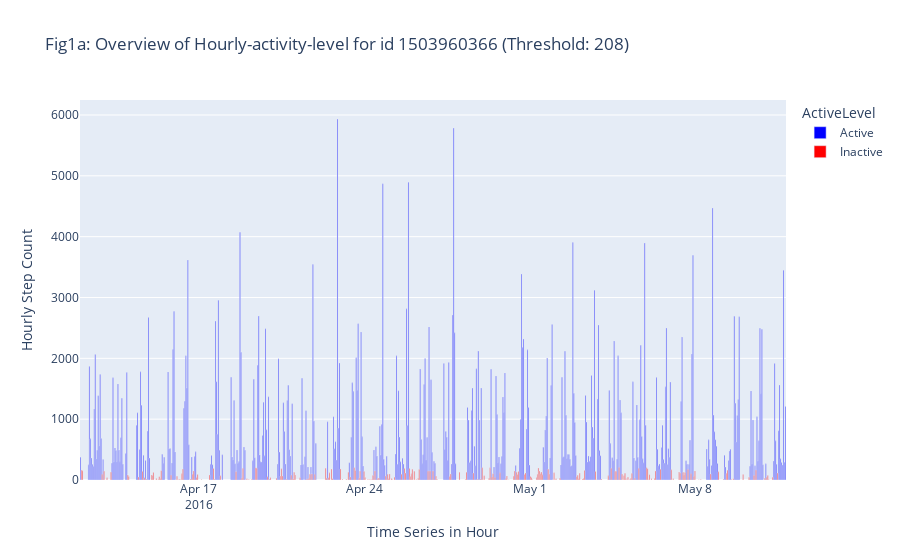
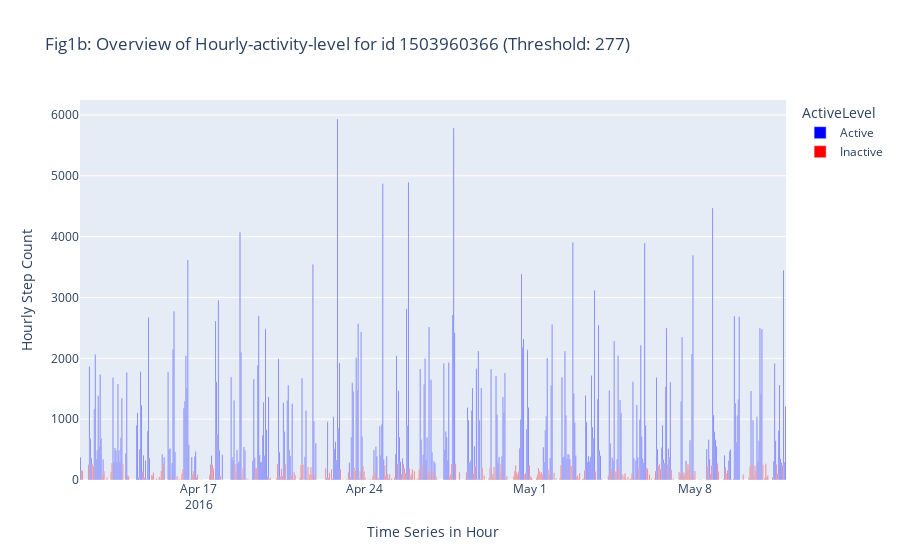
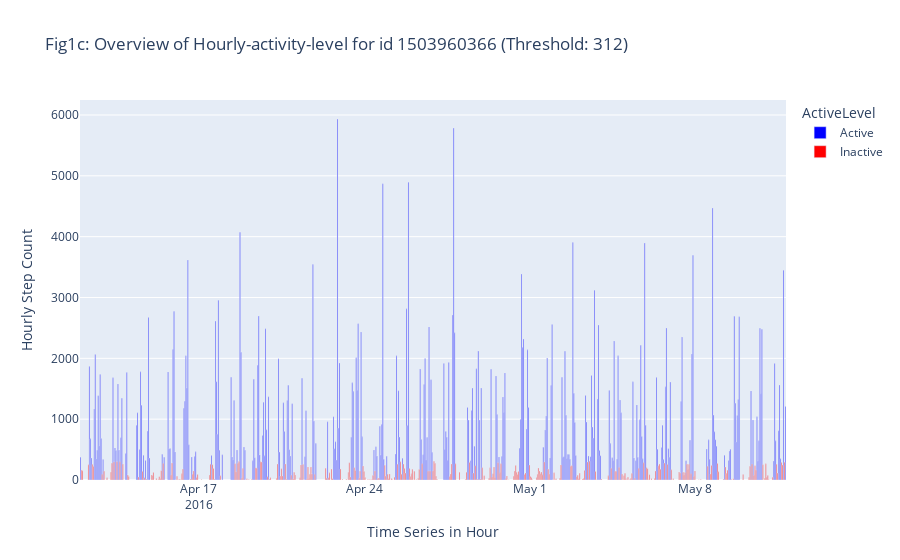

Notebook source saved alongside these figures, in order:
### Markdown cell above
**Rationale**: To answer the driving problem "Do they avoid inactivity in at least 10 hours a day?", we have to define what is **inactivity**. 

As agreed with other team members, a **daily step count of 5000** is an active day.

Let's set three threshold for catarizing if the participant is active in an hour and visualize acorss a time series for them.
1. Does not account for sleeping hours.
2. Assume the sleeping time to be 6 hours.
3. Assume the sleeping time to be 8 hours.

**Prediction**: 
-   There might be obvious differences between the plot of three thresholds due to varying value of hourly step count required to reach an active hour.
-   The plot showing a time series of hourly step count could have a large amount of bars due to massive number of dates and hours. Therefore, an interative plot that allows zooming in and out is necessary for clarity.

### Code cell
# start_date: 23/9/2024
# end_date: 26/9/2024

# Define three thresholds of inactivity for comparison:
active_day_constant = 5000
threshold1 = int(active_day_constant/24) # Does not account for sleeping hours
threshold2 = int(active_day_constant/(24-6)) # 6 sleeping hours
threshold3 = int(active_day_constant/(24-8)) # 8 sleeping hours


# Create copies of dataframes for three thresholds
df_t1 = df_id_selected.copy()
df_t2 = df_id_selected.copy()
df_t3 = df_id_selected.copy()


# Function that return active status
def determine_active_level(steps, threshold):
    # Less than threshold -> Inactive (Red). Otherwise Active (Blue)
    if steps < threshold:
        return 'Inactive'
    else:
        return 'Active'

# Run function for three dataframes that adds a new column showing activity level
df_t1['ActiveLevel'] = df_t1['StepTotal'].apply(determine_active_level, threshold=threshold1)
df_t2['ActiveLevel'] = df_t2['StepTotal'].apply(determine_active_level, threshold=threshold2)
df_t3['ActiveLevel'] = df_t3['StepTotal'].apply(determine_active_level, threshold=threshold3)


# Function that create interactive bar plots for given dataframe
def plot_overall_activity_level(dataframe, threshold, fig_name):
    fig =px.bar(dataframe, 
             x='ActivityHour', 
             y='StepTotal', 
             labels={'ActivityHour': 'Time Series in Hour', 'StepTotal': 'Hourly Step Count'}, 
             title=f'{fig_name}: Overview of Hourly-activity-level for id {id_selected} (Threshold: {threshold})',
             color=f'ActiveLevel',
             color_discrete_map={'Inactive': 'red', 'Active': 'blue'})
    return fig


# Run function for three dataframes
fig1a = plot_overall_activity_level(df_t1, threshold1, "Fig1a")
fig1b = plot_overall_activity_level(df_t2, threshold2, "Fig1b")
fig1c = plot_overall_activity_level(df_t3, threshold3, "Fig1c")


# Show all plots
fig1a.show()
fig1b.show()
fig1c.show()

### Figure 1 — Plotly figure (JSON) as saved in the notebook; plotly's stock layout.template omitted (floating-point values rounded to 4 significant figures; data arrays with more than 128 entries replaced by an {"elided": "..."} marker saying what was removed)
{"data": [{"alignmentgroup": "True", "hovertemplate": "ActiveLevel=Active<br>Time Series in Hour=%{x}<br>Hourly Step Count=%{y}<extra></extra>", "legendgroup": "Active", "marker": {"color": "blue", "pattern": {"shape": ""}}, "name": "Active", "offsetgroup": "Active", "orientation": "v", "showlegend": true, "textposition": "auto", "type": "bar", "x": {"elided": "339 str values"}, "xaxis": "x", "y": {"elided": "339 int values"}, "yaxis": "y"}, {"alignmentgroup": "True", "hovertemplate": "ActiveLevel=Inactive<br>Time Series in Hour=%{x}<br>Hourly Step Count=%{y}<extra></extra>", "legendgroup": "Inactive", "marker": {"color": "red", "pattern": {"shape": ""}}, "name": "Inactive", "offsetgroup": "Inactive", "orientation": "v", "showlegend": true, "textposition": "auto", "type": "bar", "x": {"elided": "378 str values"}, "xaxis": "x", "y": {"elided": "378 int values"}, "yaxis": "y"}], "layout": {"barmode": "relative", "legend": {"title": {"text": "ActiveLevel"}, "tracegroupgap": 0}, "title": {"text": "Fig1a: Overview of Hourly-activity-level for id 1503960366 (Threshold: 208)"}, "xaxis": {"anchor": "y", "domain": [0, 1], "title": {"text": "Time Series in Hour"}}, "yaxis": {"anchor": "x", "domain": [0, 1], "title": {"text": "Hourly Step Count"}}}}

### Figure 2 — Plotly figure (JSON) as saved in the notebook; plotly's stock layout.template omitted (floating-point values rounded to 4 significant figures; data arrays with more than 128 entries replaced by an {"elided": "..."} marker saying what was removed)
{"data": [{"alignmentgroup": "True", "hovertemplate": "ActiveLevel=Active<br>Time Series in Hour=%{x}<br>Hourly Step Count=%{y}<extra></extra>", "legendgroup": "Active", "marker": {"color": "blue", "pattern": {"shape": ""}}, "name": "Active", "offsetgroup": "Active", "orientation": "v", "showlegend": true, "textposition": "auto", "type": "bar", "x": {"elided": "293 str values"}, "xaxis": "x", "y": {"elided": "293 int values"}, "yaxis": "y"}, {"alignmentgroup": "True", "hovertemplate": "ActiveLevel=Inactive<br>Time Series in Hour=%{x}<br>Hourly Step Count=%{y}<extra></extra>", "legendgroup": "Inactive", "marker": {"color": "red", "pattern": {"shape": ""}}, "name": "Inactive", "offsetgroup": "Inactive", "orientation": "v", "showlegend": true, "textposition": "auto", "type": "bar", "x": {"elided": "424 str values"}, "xaxis": "x", "y": {"elided": "424 int values"}, "yaxis": "y"}], "layout": {"barmode": "relative", "legend": {"title": {"text": "ActiveLevel"}, "tracegroupgap": 0}, "title": {"text": "Fig1b: Overview of Hourly-activity-level for id 1503960366 (Threshold: 277)"}, "xaxis": {"anchor": "y", "domain": [0, 1], "title": {"text": "Time Series in Hour"}}, "yaxis": {"anchor": "x", "domain": [0, 1], "title": {"text": "Hourly Step Count"}}}}

### Figure 3 — Plotly figure (JSON) as saved in the notebook; plotly's stock layout.template omitted (floating-point values rounded to 4 significant figures; data arrays with more than 128 entries replaced by an {"elided": "..."} marker saying what was removed)
{"data": [{"alignmentgroup": "True", "hovertemplate": "ActiveLevel=Active<br>Time Series in Hour=%{x}<br>Hourly Step Count=%{y}<extra></extra>", "legendgroup": "Active", "marker": {"color": "blue", "pattern": {"shape": ""}}, "name": "Active", "offsetgroup": "Active", "orientation": "v", "showlegend": true, "textposition": "auto", "type": "bar", "x": {"elided": "272 str values"}, "xaxis": "x", "y": {"elided": "272 int values"}, "yaxis": "y"}, {"alignmentgroup": "True", "hovertemplate": "ActiveLevel=Inactive<br>Time Series in Hour=%{x}<br>Hourly Step Count=%{y}<extra></extra>", "legendgroup": "Inactive", "marker": {"color": "red", "pattern": {"shape": ""}}, "name": "Inactive", "offsetgroup": "Inactive", "orientation": "v", "showlegend": true, "textposition": "auto", "type": "bar", "x": {"elided": "445 str values"}, "xaxis": "x", "y": {"elided": "445 int values"}, "yaxis": "y"}], "layout": {"barmode": "relative", "legend": {"title": {"text": "ActiveLevel"}, "tracegroupgap": 0}, "title": {"text": "Fig1c: Overview of Hourly-activity-level for id 1503960366 (Threshold: 312)"}, "xaxis": {"anchor": "y", "domain": [0, 1], "title": {"text": "Time Series in Hour"}}, "yaxis": {"anchor": "x", "domain": [0, 1], "title": {"text": "Hourly Step Count"}}}}
